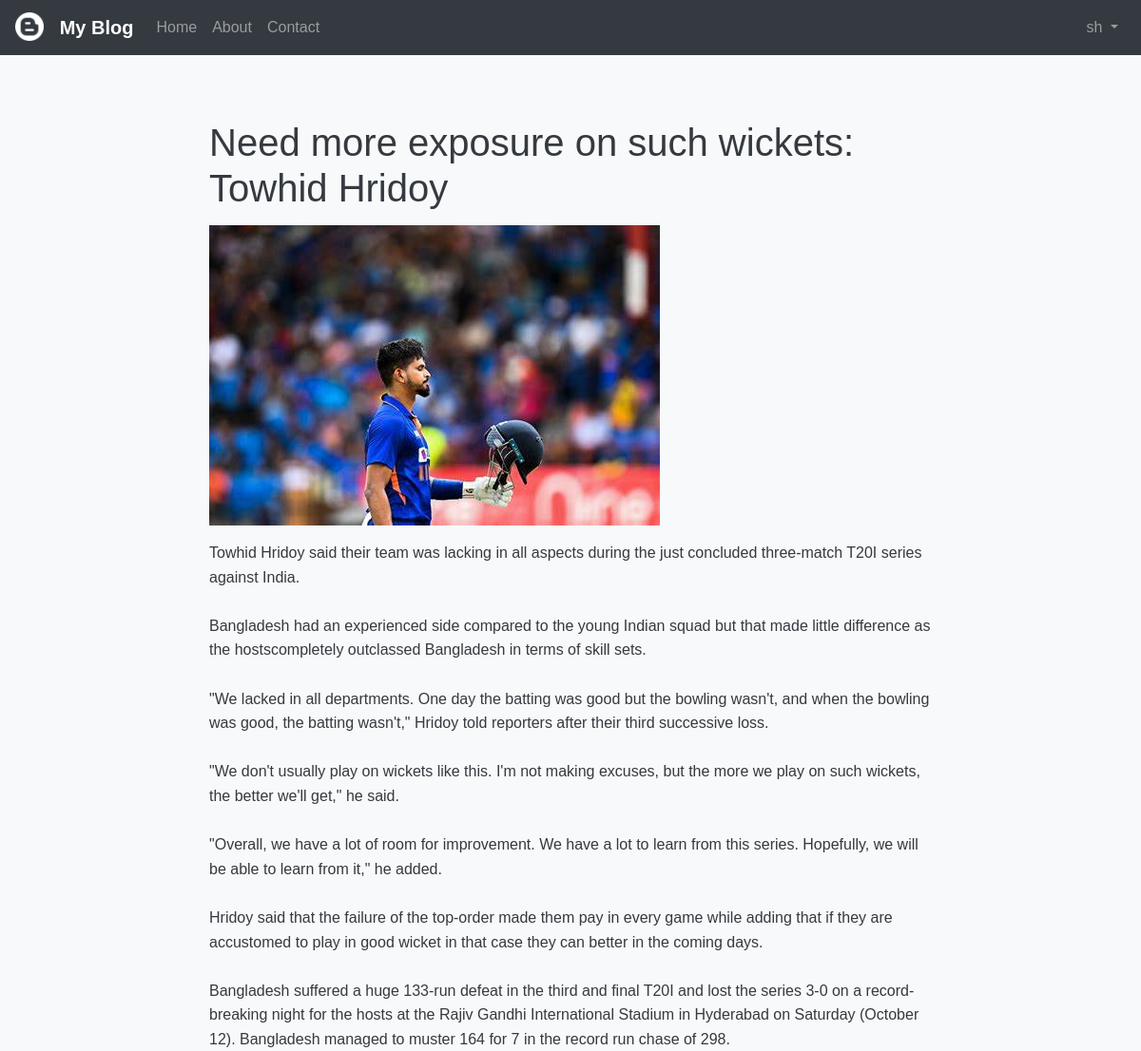
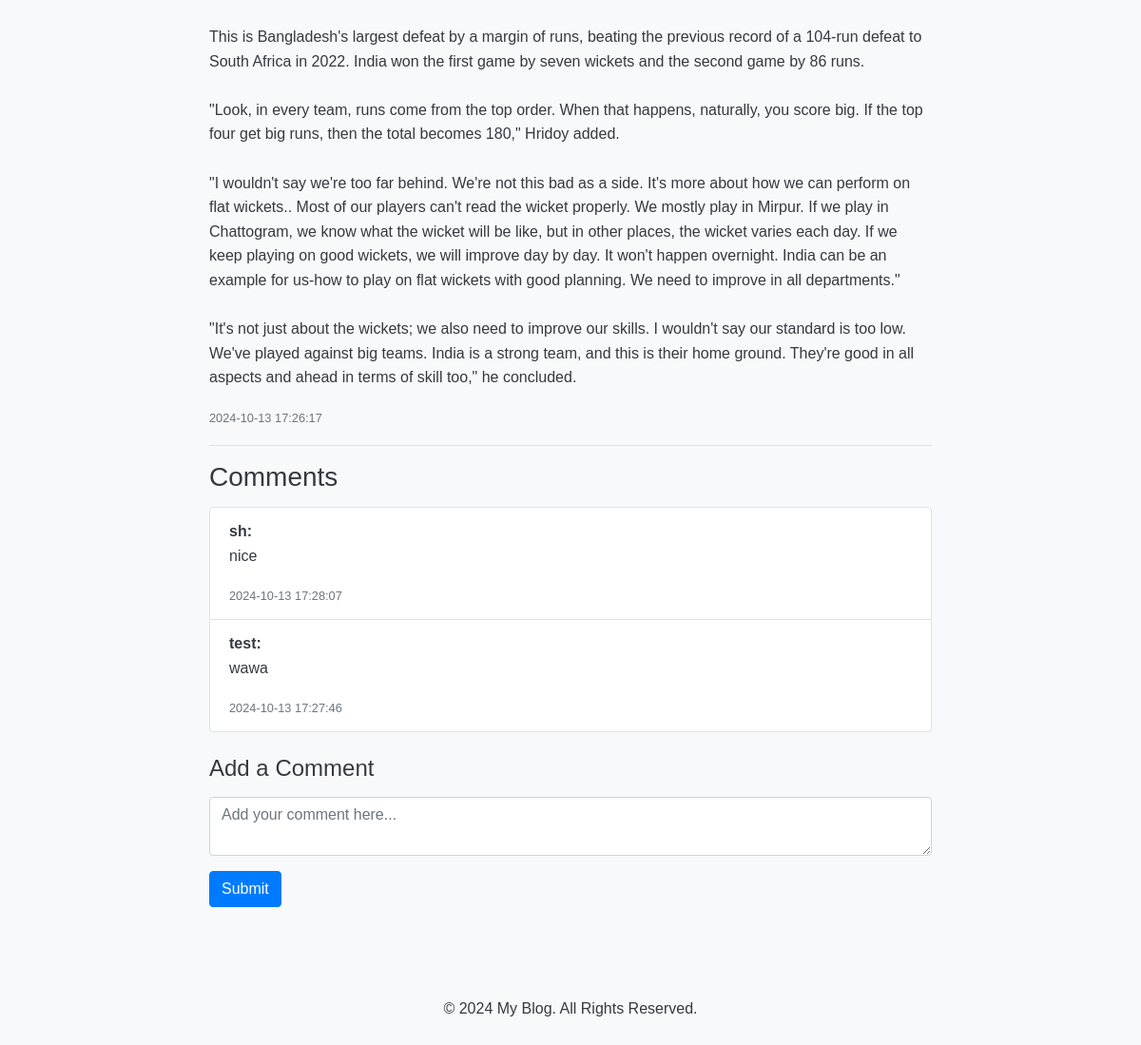
The page /post_detail.php?id=12 (signed in) on the database its author committed (2 pictures, top to bottom).
### tables this page shows
CREATE TABLE `posts` (
  `id` int(11) NOT NULL,
  `title` varchar(255) NOT NULL,
  `content` text NOT NULL,
  `created_at` timestamp NOT NULL DEFAULT current_timestamp(),
  `image` varchar(255) DEFAULT NULL,
  `category` varchar(50) NOT NULL
);

CREATE TABLE `comments` (
  `id` int(11) NOT NULL,
  `post_id` int(11) NOT NULL,
  `user_id` int(11) NOT NULL,
  `content` text NOT NULL,
  `created_at` timestamp NOT NULL DEFAULT current_timestamp()
);

CREATE TABLE `users` (
  `id` int(11) NOT NULL,
  `username` varchar(255) NOT NULL,
  `password` varchar(255) NOT NULL,
  `role` enum('user','admin') DEFAULT 'user'
);

### post_detail.php (the view, shortened to what this page needs)
<?php
include 'config.php';
$post_id = $_GET['id'] ?? null;
if ($post_id) {
    $stmt = $pdo->prepare("SELECT * FROM posts WHERE id = ?");
    $stmt->execute([$post_id]);
    $post = $stmt->fetch();
} else {
    header("Location: index.php");
    exit;
}
$commentStmt = $pdo->prepare("SELECT comments.*, users.username FROM comments JOIN users ON comments.user_id = users.id WHERE post_id = ? ORDER BY created_at DESC");
$commentStmt->execute([$post_id]);
$comments = $commentStmt->fetchAll();
?>
<!DOCTYPE html>
<html lang="en">
<head>
    <link href="https://maxcdn.bootstrapcdn.com/bootstrap/4.5.2/css/bootstrap.min.css" rel="stylesheet">
</head>
<body>
<?php include 'nav.php'; ?>
<div class="container mt-5">
    <h1><?php echo htmlspecialchars($post['title']); ?></h1>
    <?php if (!empty($post['image'])): ?>
        <img src="<?php echo htmlspecialchars($post['image']); ?>" alt="Post Image" class="img-fluid mb-3" style="max-width: 100%; height: auto;">
    <?php endif; ?>
    <p><?php echo nl2br(htmlspecialchars($post['content'])); ?></p>
    <small class="text-muted"><?php echo $post['created_at']; ?></small>
    <hr>
    <h3>Comments</h3>
    <ul class="list-group mb-4">
        <?php foreach ($comments as $comment): ?>
            <li class="list-group-item">
                <strong><?php echo htmlspecialchars($comment['username']); ?>:</strong>
                <p><?php echo htmlspecialchars($comment['content']); ?></p>
                <small class="text-muted"><?php echo $comment['created_at']; ?></small>
            </li>
        <?php endforeach; ?>
    </ul>
    <?php if (isset($_SESSION['user_id'])): ?>
        <h4>Add a Comment</h4>
        <form method="POST">
            <div class="form-group">
                <textarea class="form-control" name="content" placeholder="Add your comment here..." required></textarea>
            </div>
            <button type="submit" name="comment" class="btn btn-primary">Submit</button>
        </form>
    <?php else: ?>
        <p class="text-muted">You must be logged in to comment.</p>
    <?php endif; ?>
</div>
<?php include 'foot.php'; ?>
</body>
</html>

### style.css (style rules this page uses)
* { margin: 0; padding: 0; box-sizing: border-box; }
body { font-family: Arial, sans-serif; line-height: 1.6; background-color: #f8f9fa; color: #343a40; }
.container { max-width: 800px; margin: auto; padding: 20px; }
h1, h2, h3, h4 { margin-bottom: 15px; }
.form-control { border: 1px solid #ced4da; border-radius: 0.25rem; }
.list-group-item { background-color: #ffffff; border: 1px solid #dee2e6; }

### rows shown on the page
posts: title "Need more exposure on such wickets: Towhid Hridoy", image (picture), content "Towhid Hridoy said their team was lacking in all aspects during the just concluded three-match T20I series against India. Bangladesh had an experienced side compared to the young Indian squad but that made little difference as the hostscompletely outclassed Bangladesh in terms of skill sets. \"We lacked in all departments. One day the batting was good but the bowling wasn't, and when the bowling was good, the batting wasn't,\" Hridoy told reporters after their third successive loss. \"We don't usually play on wickets like this. I'm not making excuses, but the more we play on such wickets, the better we'll get,\" he said. \"Overall, we have a lot of room for improvement. We have a lot to learn…", created_at "2024-10-13 17:26:17"
comments: user.username "sh", content "nice", created_at "2024-10-13 17:28:07"
comments: user.username "test", content "wawa", created_at "2024-10-13 17:27:46"

### other values the page prints
$_SESSION['username'] "sh"
